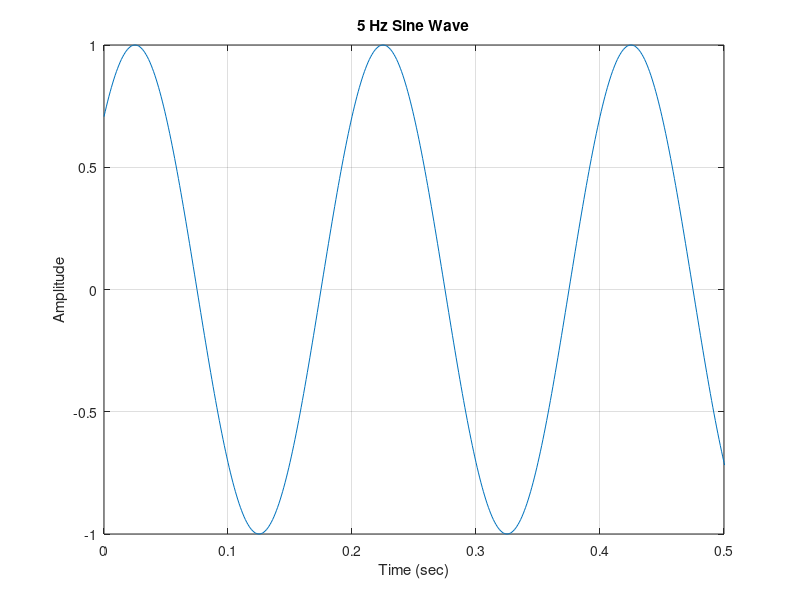

The MATLAB source for this figure:
% Sampling Parameters
Fs = 1000;      % Sample at 1000 Hz
T = 1;          % 1 second duaration
t = 0 : 1/Fs : T - 1/Fs;    % Time vector

% Signal Parameters
f = 5;          % 5 Hz signal
A = 1;        % 1.5 Amplitude
phi = pi/4;     % 45-degree phase shift

% Generate Signal
y = A * sin(2*pi*f* t + phi);

% Visualize
plot(t, y);
xlabel("Time (sec)");
ylabel("Amplitude");
title("5 Hz Sine Wave");
xlim([0 0.5]);      % Zoom-In to see a few cycles
grid on;